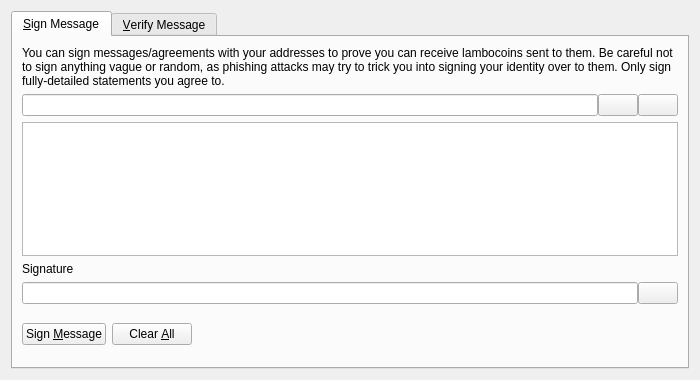
<?xml version="1.0" encoding="UTF-8"?>
<ui version="4.0">
 <class>SignVerifyMessageDialog</class>
 <widget class="QDialog" name="SignVerifyMessageDialog">
  <property name="geometry">
   <rect>
    <x>0</x>
    <y>0</y>
    <width>700</width>
    <height>380</height>
   </rect>
  </property>
  <property name="windowTitle">
   <string>Signatures - Sign / Verify a Message</string>
  </property>
  <property name="modal">
   <bool>true</bool>
  </property>
  <layout class="QVBoxLayout" name="verticalLayout">
   <item>
    <widget class="QTabWidget" name="tabWidget">
     <property name="currentIndex">
      <number>0</number>
     </property>
     <widget class="QWidget" name="tabSignMessage">
      <attribute name="title">
       <string>&amp;Sign Message</string>
      </attribute>
      <layout class="QVBoxLayout" name="verticalLayout_SM">
       <item>
        <widget class="QLabel" name="infoLabel_SM">
         <property name="text">
          <string>You can sign messages/agreements with your addresses to prove you can receive lambocoins sent to them. Be careful not to sign anything vague or random, as phishing attacks may try to trick you into signing your identity over to them. Only sign fully-detailed statements you agree to.</string>
         </property>
         <property name="textFormat">
          <enum>Qt::PlainText</enum>
         </property>
         <property name="wordWrap">
          <bool>true</bool>
         </property>
        </widget>
       </item>
       <item>
        <layout class="QHBoxLayout" name="horizontalLayout_1_SM">
         <property name="spacing">
          <number>0</number>
         </property>
         <item>
          <widget class="QValidatedLineEdit" name="addressIn_SM">
           <property name="toolTip">
            <string>The Lambocoin address to sign the message with</string>
           </property>
          </widget>
         </item>
         <item>
          <widget class="QPushButton" name="addressBookButton_SM">
           <property name="toolTip">
            <string>Choose previously used address</string>
           </property>
           <property name="text">
            <string/>
           </property>
           <property name="icon">
            <iconset resource="../bitcoin.qrc">
             <normaloff>:/icons/address-book</normaloff>:/icons/address-book</iconset>
           </property>
           <property name="shortcut">
            <string>Alt+A</string>
           </property>
           <property name="autoDefault">
            <bool>false</bool>
           </property>
          </widget>
         </item>
         <item>
          <widget class="QPushButton" name="pasteButton_SM">
           <property name="toolTip">
            <string>Paste address from clipboard</string>
           </property>
           <property name="text">
            <string/>
           </property>
           <property name="icon">
            <iconset resource="../bitcoin.qrc">
             <normaloff>:/icons/editpaste</normaloff>:/icons/editpaste</iconset>
           </property>
           <property name="shortcut">
            <string>Alt+P</string>
           </property>
           <property name="autoDefault">
            <bool>false</bool>
           </property>
          </widget>
         </item>
        </layout>
       </item>
       <item>
        <widget class="QPlainTextEdit" name="messageIn_SM">
         <property name="toolTip">
          <string>Enter the message you want to sign here</string>
         </property>
        </widget>
       </item>
       <item>
        <widget class="QLabel" name="signatureLabel_SM">
         <property name="text">
          <string>Signature</string>
         </property>
         <property name="textFormat">
          <enum>Qt::PlainText</enum>
         </property>
        </widget>
       </item>
       <item>
        <layout class="QHBoxLayout" name="horizontalLayout_2_SM">
         <property name="spacing">
          <number>0</number>
         </property>
         <item>
          <widget class="QLineEdit" name="signatureOut_SM">
           <property name="font">
            <font>
             <italic>true</italic>
            </font>
           </property>
           <property name="readOnly">
            <bool>true</bool>
           </property>
          </widget>
         </item>
         <item>
          <widget class="QPushButton" name="copySignatureButton_SM">
           <property name="toolTip">
            <string>Copy the current signature to the system clipboard</string>
           </property>
           <property name="text">
            <string/>
           </property>
           <property name="icon">
            <iconset resource="../bitcoin.qrc">
             <normaloff>:/icons/editcopy</normaloff>:/icons/editcopy</iconset>
           </property>
           <property name="autoDefault">
            <bool>false</bool>
           </property>
          </widget>
         </item>
        </layout>
       </item>
       <item>
        <layout class="QHBoxLayout" name="horizontalLayout_3_SM">
         <item>
          <widget class="QPushButton" name="signMessageButton_SM">
           <property name="toolTip">
            <string>Sign the message to prove you own this Lambocoin address</string>
           </property>
           <property name="text">
            <string>Sign &amp;Message</string>
           </property>
           <property name="icon">
            <iconset resource="../bitcoin.qrc">
             <normaloff>:/icons/edit</normaloff>:/icons/edit</iconset>
           </property>
           <property name="autoDefault">
            <bool>false</bool>
           </property>
          </widget>
         </item>
         <item>
          <widget class="QPushButton" name="clearButton_SM">
           <property name="toolTip">
            <string>Reset all sign message fields</string>
           </property>
           <property name="text">
            <string>Clear &amp;All</string>
           </property>
           <property name="icon">
            <iconset resource="../bitcoin.qrc">
             <normaloff>:/icons/remove</normaloff>:/icons/remove</iconset>
           </property>
           <property name="autoDefault">
            <bool>false</bool>
           </property>
          </widget>
         </item>
         <item>
          <spacer name="horizontalSpacer_1_SM">
           <property name="orientation">
            <enum>Qt::Horizontal</enum>
           </property>
           <property name="sizeHint" stdset="0">
            <size>
             <width>40</width>
             <height>48</height>
            </size>
           </property>
          </spacer>
         </item>
         <item>
          <widget class="QLabel" name="statusLabel_SM">
           <property name="font">
            <font>
             <weight>75</weight>
             <bold>true</bold>
            </font>
           </property>
           <property name="text">
            <string/>
           </property>
           <property name="wordWrap">
            <bool>true</bool>
           </property>
          </widget>
         </item>
         <item>
          <spacer name="horizontalSpacer_2_SM">
           <property name="orientation">
            <enum>Qt::Horizontal</enum>
           </property>
           <property name="sizeHint" stdset="0">
            <size>
             <width>40</width>
             <height>48</height>
            </size>
           </property>
          </spacer>
         </item>
        </layout>
       </item>
      </layout>
     </widget>
     <widget class="QWidget" name="tabVerifyMessage">
      <attribute name="title">
       <string>&amp;Verify Message</string>
      </attribute>
      <layout class="QVBoxLayout" name="verticalLayout_VM">
       <item>
        <widget class="QLabel" name="infoLabel_VM">
         <property name="text">
          <string>Enter the receiver's address, message (ensure you copy line breaks, spaces, tabs, etc. exactly) and signature below to verify the message. Be careful not to read more into the signature than what is in the signed message itself, to avoid being tricked by a man-in-the-middle attack. Note that this only proves the signing party receives with the address, it cannot prove sendership of any transaction!</string>
         </property>
         <property name="textFormat">
          <enum>Qt::PlainText</enum>
         </property>
         <property name="alignment">
          <set>Qt::AlignLeading|Qt::AlignLeft|Qt::AlignTop</set>
         </property>
         <property name="wordWrap">
          <bool>true</bool>
         </property>
        </widget>
       </item>
       <item>
        <layout class="QHBoxLayout" name="horizontalLayout_1_VM">
         <property name="spacing">
          <number>0</number>
         </property>
         <item>
          <widget class="QValidatedLineEdit" name="addressIn_VM">
           <property name="toolTip">
            <string>The Lambocoin address the message was signed with</string>
           </property>
          </widget>
         </item>
         <item>
          <widget class="QPushButton" name="addressBookButton_VM">
           <property name="toolTip">
            <string>Choose previously used address</string>
           </property>
           <property name="text">
            <string/>
           </property>
           <property name="icon">
            <iconset resource="../bitcoin.qrc">
             <normaloff>:/icons/address-book</normaloff>:/icons/address-book</iconset>
           </property>
           <property name="shortcut">
            <string>Alt+A</string>
           </property>
           <property name="autoDefault">
            <bool>false</bool>
           </property>
          </widget>
         </item>
        </layout>
       </item>
       <item>
        <widget class="QPlainTextEdit" name="messageIn_VM"/>
       </item>
       <item>
        <widget class="QValidatedLineEdit" name="signatureIn_VM"/>
       </item>
       <item>
        <layout class="QHBoxLayout" name="horizontalLayout_2_VM">
         <item>
          <widget class="QPushButton" name="verifyMessageButton_VM">
           <property name="toolTip">
            <string>Verify the message to ensure it was signed with the specified Lambocoin address</string>
           </property>
           <property name="text">
            <string>Verify &amp;Message</string>
           </property>
           <property name="icon">
            <iconset resource="../bitcoin.qrc">
             <normaloff>:/icons/transaction_0</normaloff>:/icons/transaction_0</iconset>
           </property>
           <property name="autoDefault">
            <bool>false</bool>
           </property>
          </widget>
         </item>
         <item>
          <widget class="QPushButton" name="clearButton_VM">
           <property name="toolTip">
            <string>Reset all verify message fields</string>
           </property>
           <property name="text">
            <string>Clear &amp;All</string>
           </property>
           <property name="icon">
            <iconset resource="../bitcoin.qrc">
             <normaloff>:/icons/remove</normaloff>:/icons/remove</iconset>
           </property>
           <property name="autoDefault">
            <bool>false</bool>
           </property>
          </widget>
         </item>
         <item>
          <spacer name="horizontalSpacer_1_VM">
           <property name="orientation">
            <enum>Qt::Horizontal</enum>
           </property>
           <property name="sizeHint" stdset="0">
            <size>
             <width>40</width>
             <height>48</height>
            </size>
           </property>
          </spacer>
         </item>
         <item>
          <widget class="QLabel" name="statusLabel_VM">
           <property name="font">
            <font>
             <weight>75</weight>
             <bold>true</bold>
            </font>
           </property>
           <property name="text">
            <string/>
           </property>
           <property name="wordWrap">
            <bool>true</bool>
           </property>
          </widget>
         </item>
         <item>
          <spacer name="horizontalSpacer_2_VM">
           <property name="orientation">
            <enum>Qt::Horizontal</enum>
           </property>
           <property name="sizeHint" stdset="0">
            <size>
             <width>40</width>
             <height>48</height>
            </size>
           </property>
          </spacer>
         </item>
        </layout>
       </item>
      </layout>
     </widget>
    </widget>
   </item>
  </layout>
 </widget>
 <customwidgets>
  <customwidget>
   <class>QValidatedLineEdit</class>
   <extends>QLineEdit</extends>
   <header>qvalidatedlineedit.h</header>
  </customwidget>
 </customwidgets>
 <resources>
  <include location="../bitcoin.qrc"/>
 </resources>
 <connections/>
</ui>
